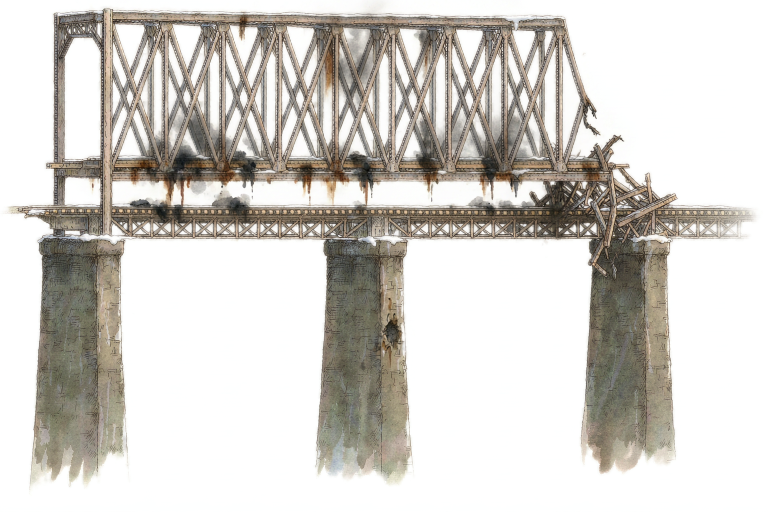
#> input picture tools/bridge_restyle/previews/bridge_aged_candidate_A_heavy.png, 1536 x 1024 px, found by its file name (shown at 1/2 size)
$ python process_bridge_aged.py
#> lines starting #> are read from the running program, lines starting #| are printed output that depends on the picture; after the words box and inside, x2 and y2 are one past the last pixel; in counts of white or black regions, pixels touching at a corner belong together
# -*- coding: utf-8 -*-
"""v3.52: process the user-approved aged bridge candidate (A, heavy battle
damage) into the in-game texture.

Pipeline:
  1. two-band vertical warp onto the 1530x812 canvas so the deck line lands
     on row 355 - DrawBridge() addresses the texture by row landmarks
     (truss 0-355 stretched to BridgeH, deck+piers 355.. at original scale);
  2. paper background keyed out by BORDER-CONNECTED flood fill, so the
     bright snow caps on the pier tops survive (plain threshold would eat
     them);
  3. alpha feathered with a 1.2px gaussian.
"""
import numpy as np
from PIL import Image, ImageFilter

SRC = "tools/bridge_restyle/previews/bridge_aged_candidate_A_heavy.png"
DST = "assets/art/props/bridge.png"
PREVIEW = "tools/bridge_restyle/previews/bridge_aged_processed.png"

im = Image.open(SRC).convert("RGB")
#> im is the input picture: PIL image 1536x1024 RGB; mean R, G, B 209.4, 206.1, 200.9
a = np.array(im).astype(int)
H, W, _ = a.shape
#> H = 1024; W = 1536

# ---- landmarks (measured 2026-10-31) ----
truss_top, deck_row, pier_bottom = 20, 426, 959
out_truss_top, out_deck, out_bottom = 10, 355, 805
OW, OH = 1530, 812

band1 = im.crop((0, truss_top, W, deck_row)).resize((OW, out_deck - out_truss_top), Image.LANCZOS)
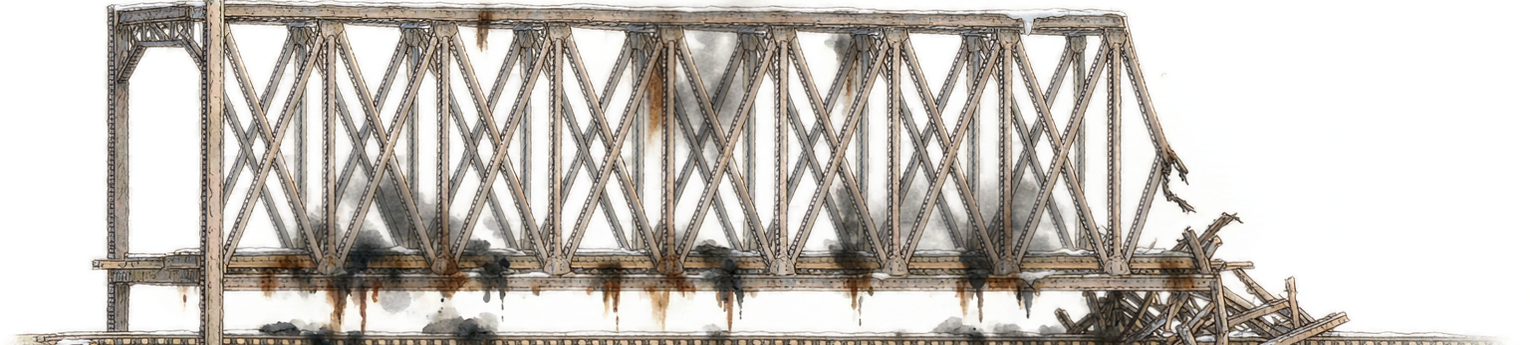
#> band1: PIL image 1530x345 RGB; mean R, G, B 199.2, 194.1, 188.3
band2 = im.crop((0, deck_row, W, pier_bottom)).resize((OW, out_bottom - out_deck), Image.LANCZOS)
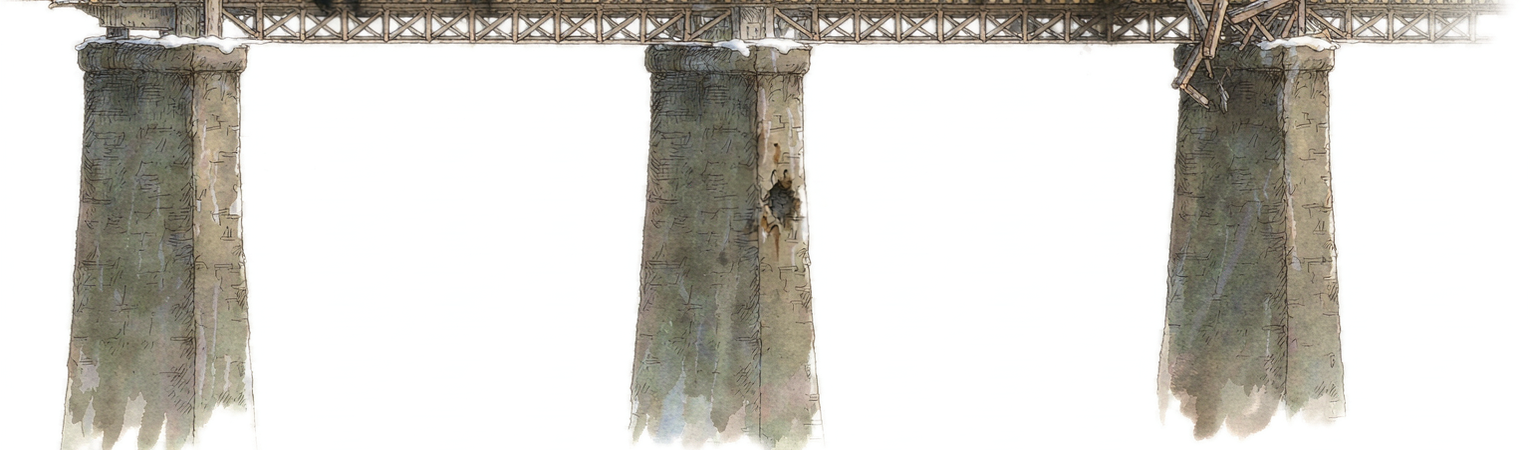
#> band2: PIL image 1530x450 RGB; mean R, G, B 209.9, 207.6, 202
out = Image.new("RGB", (OW, OH), (255, 255, 255))
#> out: PIL image 1530x812 RGB; every value is 255
out.paste(band1, (0, out_truss_top))
out.paste(band2, (0, out_deck))

# ---- border-connected paper keyout ----
rgb = np.array(out).astype(int)
mn = rgb.min(axis=2)
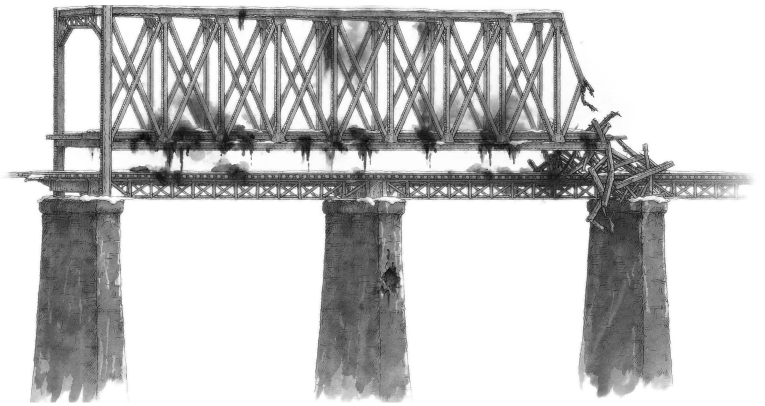
#> mn: shape (812, 1530) int64 (shown at 1/2 size); min 2, max 255, mean 197.2
paperish = mn > 205
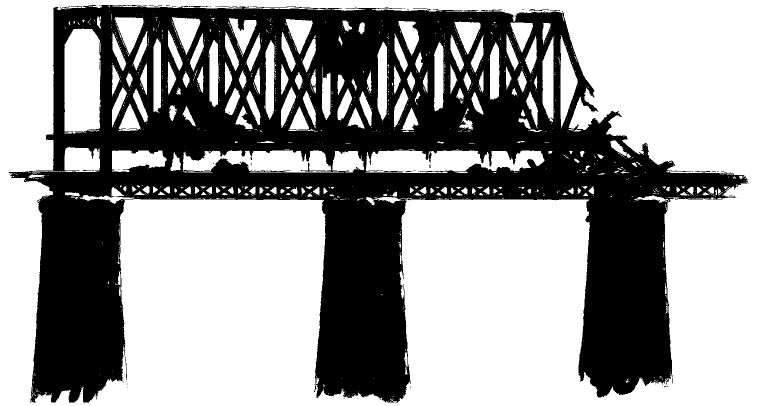
#> paperish: shape (812, 1530) bool (shown at 1/2 size); 60% white; 87 black regions (72 under 20 px), largest, box (x1, y1, x2, y2) and area: (18, 10, 1497, 805) 496487, (506, 13, 604, 17) 123, (378, 12, 416, 14) 58
# flood fill: iterative 1px dilation from the four borders
reach = np.zeros_like(paperish)
reach[0, :] = paperish[0, :]
#> reach: shape (812, 1530) bool; 0.12% white in thin lines or dots, all inside (x1, y1, x2, y2) = (0, 0, 1530, 1)
reach[-1, :] = paperish[-1, :]
reach[:, 0] = paperish[:, 0]
reach[:, -1] = paperish[:, -1]
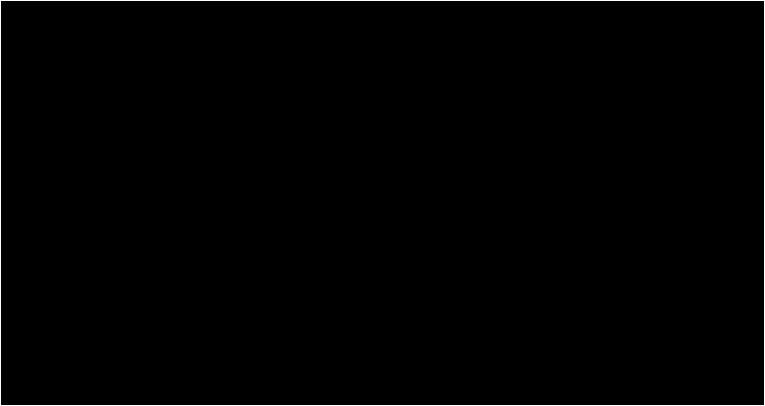
#> reach: shape (812, 1530) bool (shown at 1/2 size); 0.38% white in thin lines or dots
while True:
    grow = reach.copy()
    grow[1:, :] |= reach[:-1, :]
    grow[:-1, :] |= reach[1:, :]
    grow[:, 1:] |= reach[:, :-1]
    grow[:, :-1] |= reach[:, 1:]
    grow &= paperish
    if (grow == reach).all():
        break
    reach = grow
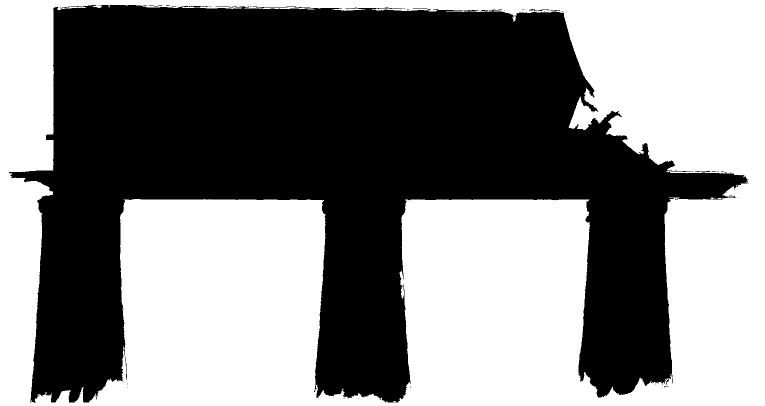
#> grow: shape (812, 1530) bool (shown at 1/2 size); 49.7% white; 1 white region, box (x1, y1, x2, y2) and area: (0, 0, 1530, 812) 617617
alpha = np.where(reach, 0, 255).astype(np.uint8)
alpha_img = Image.fromarray(alpha, "L").filter(ImageFilter.GaussianBlur(1.2))
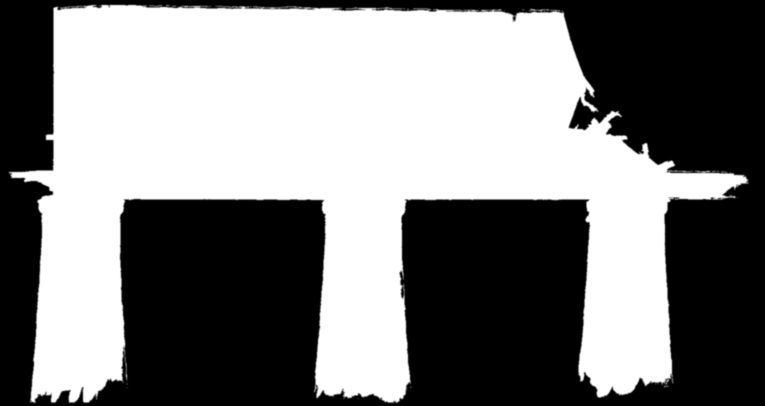
#> alpha_img: PIL image 1530x812 L (shown at 1/2 size); min 0, max 255, mean 128.2

rgba = out.convert("RGBA")
rgba.putalpha(alpha_img)
rgba.save(PREVIEW)
rgba.save(DST)
print("saved", DST, rgba.size)
#| saved assets/art/props/bridge.png (1530, 812)

$ run again, with tools/bridge_restyle/previews/bridge_aged_compare.png copied over tools/bridge_restyle/previews/bridge_aged_candidate_A_heavy.png
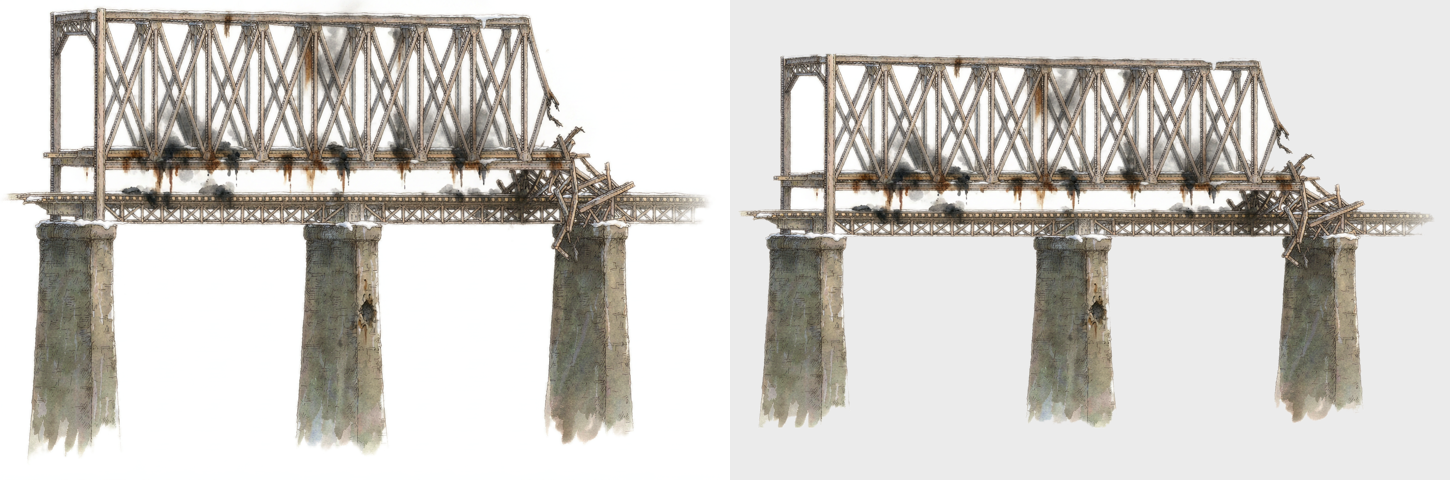
#> input picture tools/bridge_restyle/previews/bridge_aged_compare.png, 1450 x 485 px, found by its file name
#> im is the input picture: PIL image 1450x485 RGB; mean R, G, B 207.8, 204.9, 200.2
#> `paperish = mn > 205`:
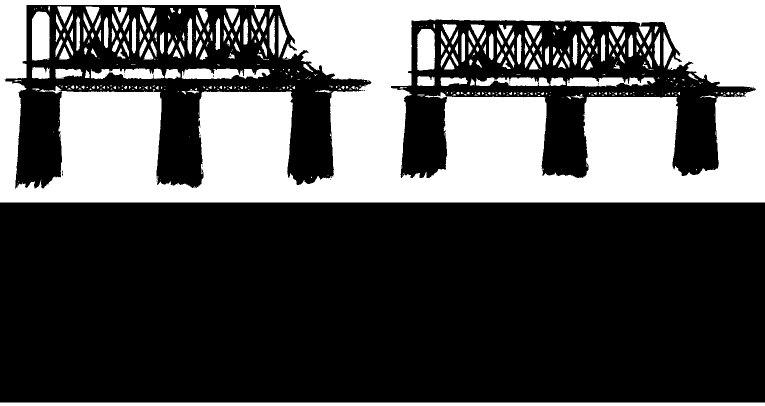
#> paperish: shape (812, 1530) bool (shown at 1/2 size); 33.4% white; 491 white regions (285 under 20 px), largest, box (x1, y1, x2, y2) and area: (0, 0, 1530, 405) 353537, (0, 805, 1530, 812) 10710, (64, 23, 100, 121) 3249
#> alpha: shape (812, 1530); 70.7% white; 2 black regions, box (x1, y1, x2, y2) and area: (0, 0, 1530, 405) 353515, (0, 805, 1530, 812) 10710
#> `alpha_img = Image.fromarray(alpha, "L").filter(ImageFilter.GaussianBlu..`:
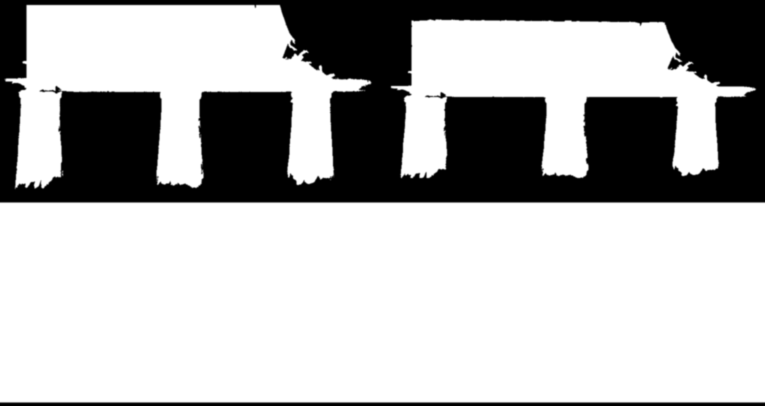
#> alpha_img: PIL image 1530x812 L (shown at 1/2 size); min 0, max 255, mean 180.2
#| saved assets/art/props/bridge.png (1530, 812)
